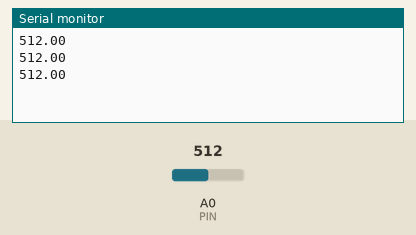
This sketch was run on a simulated Arduino Uno, built with avr-gcc and run on an emulated ATmega328P. On the bench: the last lines printed to the serial monitor. Inputs (shaded band) come from the test bench; at power-on: A0 (PIN) = 512.

Above: at 1.3 s.
1.4 s: A0 (PIN) set to 716
At 1.9 s:
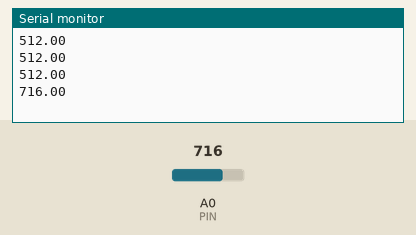
2.9 s: A0 (PIN) set to 900
At 3.4 s:
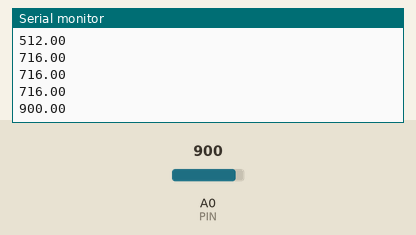
Timing chart, 0 to 5.9 s (numbered marks = the images above; inputs shaded):
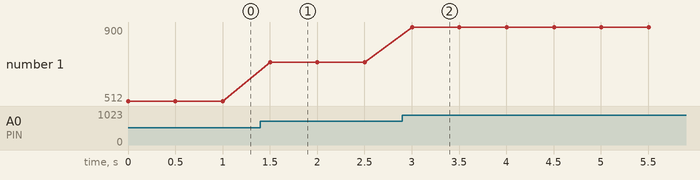

The sketch:

IR_sensor_demo.ino
```cpp
/*
 * The code that was used to test the rotary encoder circuit
*/
#define PIN A0

void setup() {
  // put your setup code here, to run once:
  pinMode(PIN, INPUT);
  Serial.begin(9600);

}

void loop() {
  // put your main code here, to run repeatedly:
  double value = analogRead(PIN);
  Serial.println(value);
  delay(500);

}
```

Measured:
- after the input at 1.4 s, the serial monitor: prints a new line after 0.10 s (image 1)
- after the input at 2.9 s, the serial monitor: prints a new line after 0.10 s (image 2)
- plotted number 1: 512 → 716 after the input at 1.4 s, 716 → 900 after the input at 2.9 s
